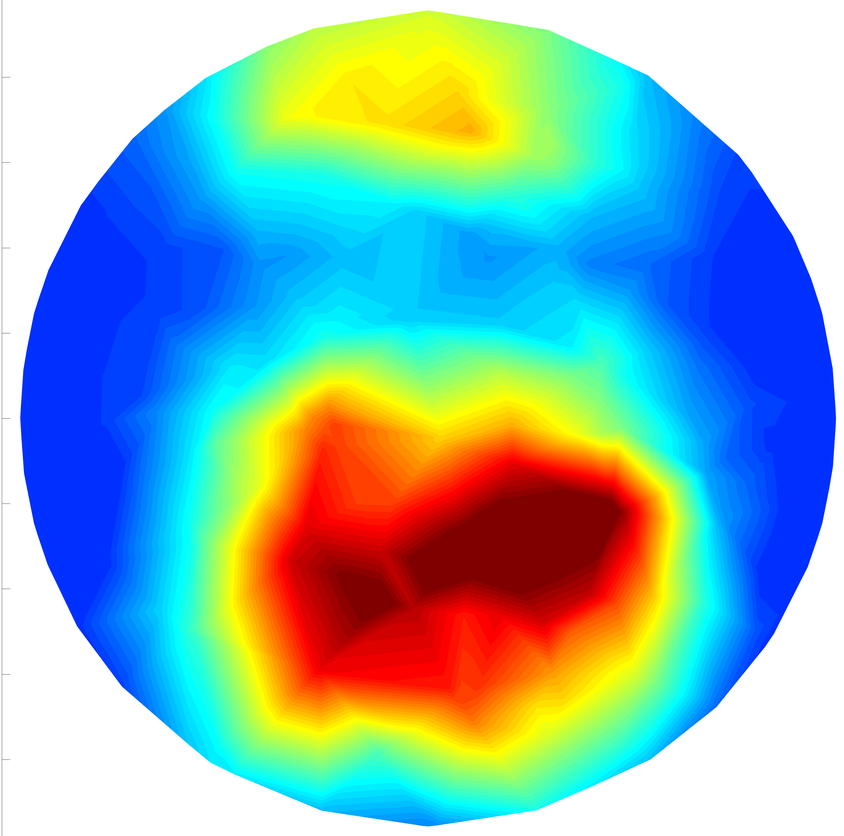
#> input picture assets/eit_images/eitcrop.png, 844 x 836 px, shrunk from 2823 x 2796 before the run, found by its file name
$ python eit_classify.py
#> lines starting #> are read from the running program, lines starting #| are printed output that depends on the picture
# Copyright (c) 2018, Faststream Technologies
# Author: Sudhanva Narayana

import numpy as np
import matplotlib.pyplot as plt
import cv2
import os

# Import to show plots in seperate Windows
from IPython import get_ipython
get_ipython().run_line_magic('matplotlib', 'qt5')

# CURR and PARENT directory constants
CURR_DIR = os.path.dirname(os.path.abspath('__file__'))
PARENT_DIR = os.path.abspath(os.path.join(CURR_DIR, os.pardir))

# Import image - converts image into a 3D numpy array
img = cv2.imread(PARENT_DIR + '\\assets\\eit_images\\eitcrop.png')
#> img is the input picture: shape (836, 844, 3); mean B, G, R 179.9, 181.2, 137.4

# Convert the colored-3D image into grayscale-2D
img_two_d = img.mean(axis=2)
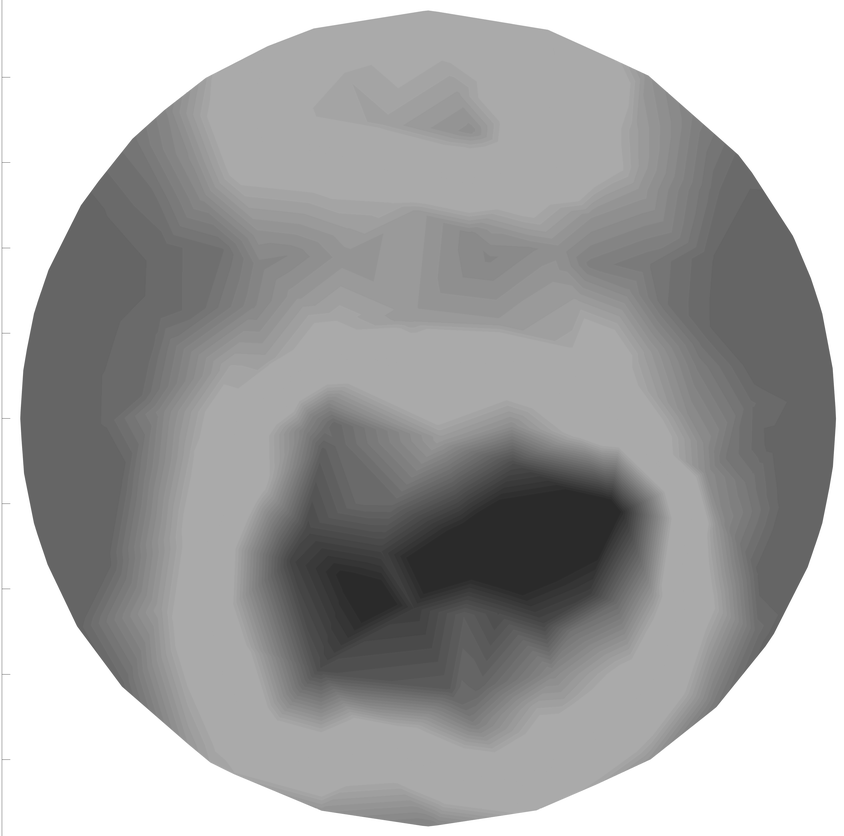
#> img_two_d: shape (836, 844) float64; min 42, max 255, mean 166.2

# Flatten 2D array to 1D array
img_one_d = img_two_d.ravel()

# Initial setup of intensity range
colors = ['brown', 'red', 'orange', 'yellow', 'green', 'blue', 'violet', 'gray']
classify_dict = {}
low = 0.0
high = 1.1
skip = 0.1

# Generate intensity range
intensity = np.arange(low, high, skip)
color_length = high / len(colors)
color_length_array = np.full((1, len(intensity) - 1), round(color_length, 2))
color_length_array = np.insert(color_length_array, 0, 0)

# Calculate cumulative sum of average range of intensity
intensity_range = np.cumsum(color_length_array)
intensity_range_strings = []

# Create a classify dict of colors mapping to their datapoints (array)
for index, color in enumerate(colors):
    # print(intensity_range[index], intensity_range[index + 1])
    intensity_range_strings.append(str(round(intensity_range[index], 2)) + ' - ' + str(round(intensity_range[index + 1], 2)))
    classify_dict[color] = np.where(np.logical_and(img_one_d >= intensity_range[index], img_one_d < intensity_range[index + 1]))[0]
#> after the loop, classify_dict = {'brown': empty array, 'red': empty array, 'orange': empty array, 'yellow': empty array, 'green': empty array, 'blue': empty array, 'violet': empty array, 'gray': empty array}; intensity_range_strings = ['0.0 - 0.14', '0.14 - 0.28', '0.28 - 0.42', '0.42 - 0.56', '0.56 - 0.7', '0.7 - 0.84', '0.84 - 0.98', '0.98 - 1.12']

# Create a count of classified dict
classify_dict_count = {}

for key, value in classify_dict.items():
    classify_dict_count[key] = len(value)
#> this loop made 8 passes
#> key on passes 1 to 8: 'brown', 'red', 'orange', 'yellow', 'green', 'blue', 'violet', 'gray'
#> after the loop, classify_dict_count = {'brown': 0, 'red': 0, 'orange': 0, 'yellow': 0, 'green': 0, 'blue': 0, 'violet': 0, 'gray': 0}

colors_tuple = tuple(classify_dict_count.keys())
#> colors_tuple = ('brown', 'red', 'orange', 'yellow', 'green', 'blue', 'violet', 'gray')
y_pos = np.arange(len(colors_tuple))
#> y_pos = [0, 1, 2, 3, 4, 5, 6, 7]
pixels = classify_dict_count.values()

# Subplot to map a bar chart and its labels
#> (the run stopped early here; a loop or call above may not have finished)

$ run again, with assets/eit_images/eit_1.jpg saved as assets/eit_images/eitcrop.png
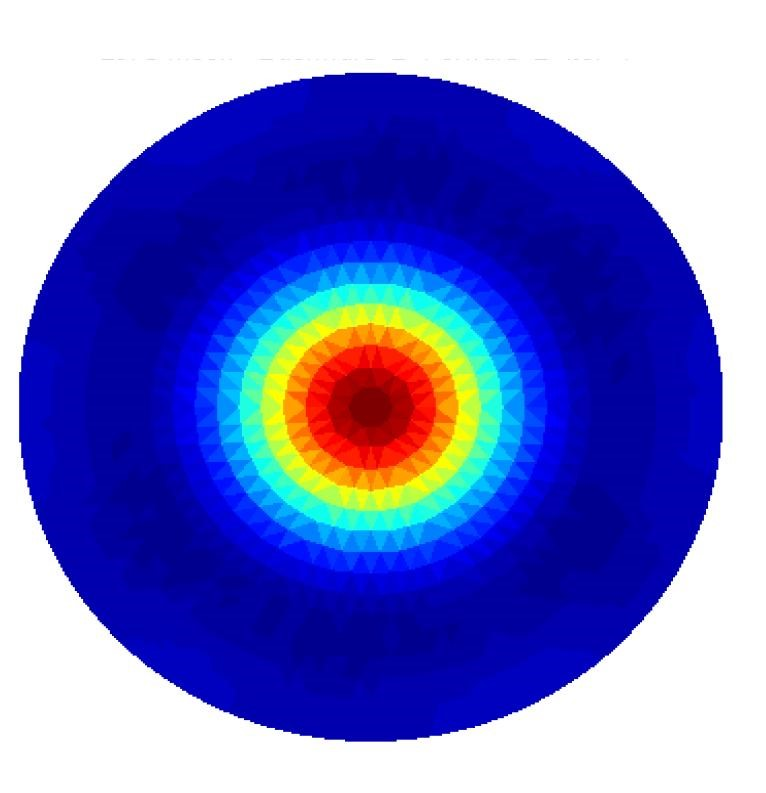
#> input picture assets/eit_images/eit_1.jpg, 766 x 793 px, found by its file name
#> img is the input picture: shape (793, 766, 3); mean B, G, R 200.5, 120.4, 114.3
#> `img_two_d = img.mean(axis=2)`:
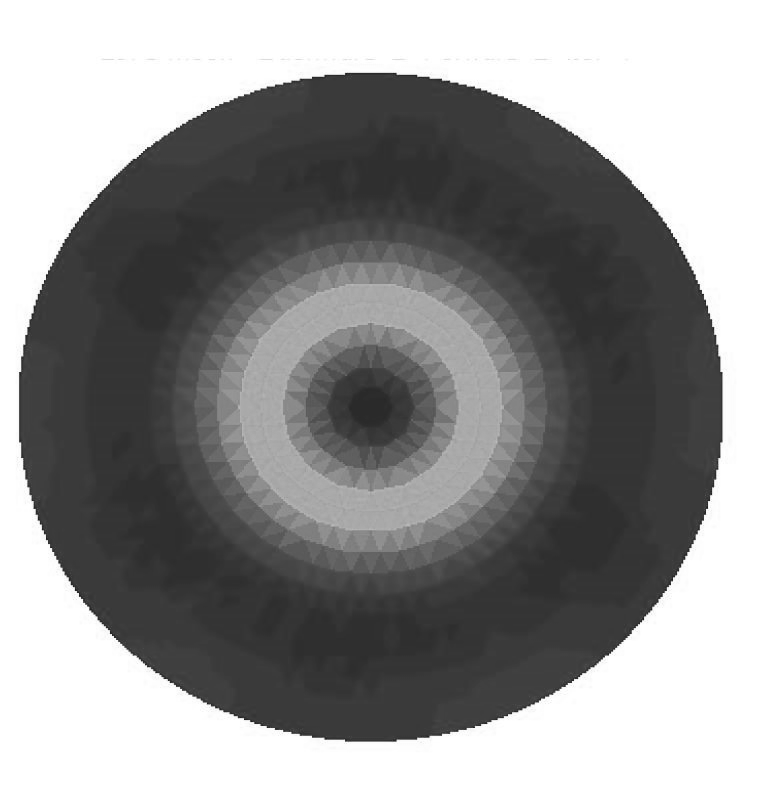
#> img_two_d: shape (793, 766) float64; min 25.67, max 255, mean 145.1
#> after the loop `for index, color in enumerate(colors):`: classify_dict = {'brown': empty array, 'red': empty array, 'orange': empty array, 'yellow': empty array, 'green': empty array, 'blue': empty array, 'violet': empty array, 'gray': empty array}; intensity_range_strings = ['0.0 - 0.14', '0.14 - 0.28', '0.28 - 0.42', '0.42 - 0.56', '0.56 - 0.7', '0.7 - 0.84', '0.84 - 0.98', '0.98 - 1.12']
#> the loop `for key, value in classify_dict.items():` made 8 passes
#> key on passes 1 to 8: 'brown', 'red', 'orange', 'yellow', 'green', 'blue', 'violet', 'gray'
#> after the loop `for key, value in classify_dict.items():`: classify_dict_count = {'brown': 0, 'red': 0, 'orange': 0, 'yellow': 0, 'green': 0, 'blue': 0, 'violet': 0, 'gray': 0}
#> colors_tuple = ('brown', 'red', 'orange', 'yellow', 'green', 'blue', 'violet', 'gray')
#> y_pos = [0, 1, 2, 3, 4, 5, 6, 7]

$ run again, with assets/eit_images/eit_2.jpg saved as assets/eit_images/eitcrop.png
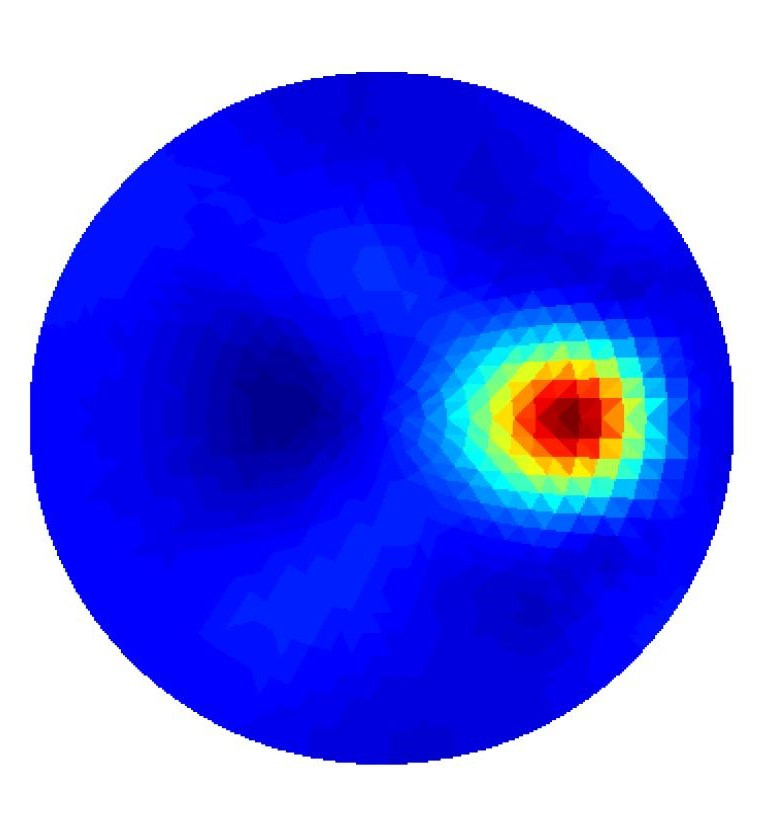
#> input picture assets/eit_images/eit_2.jpg, 772 x 825 px, found by its file name
#> img is the input picture: shape (825, 772, 3); mean B, G, R 237.6, 116.4, 108
#> `img_two_d = img.mean(axis=2)`:
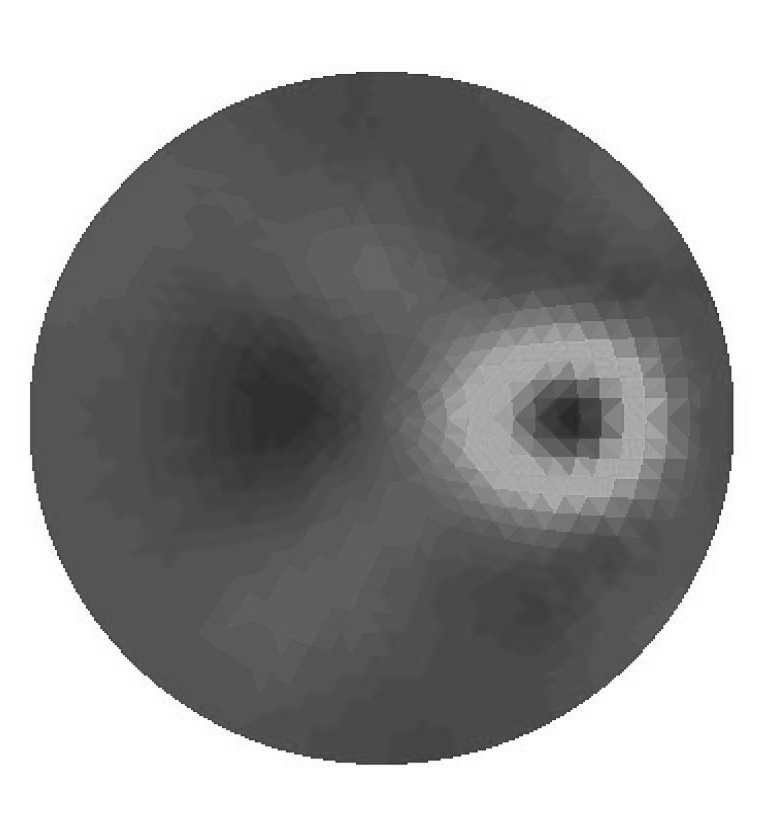
#> img_two_d: shape (825, 772) float64; min 28, max 255, mean 154
#> after the loop `for index, color in enumerate(colors):`: classify_dict = {'brown': empty array, 'red': empty array, 'orange': empty array, 'yellow': empty array, 'green': empty array, 'blue': empty array, 'violet': empty array, 'gray': empty array}; intensity_range_strings = ['0.0 - 0.14', '0.14 - 0.28', '0.28 - 0.42', '0.42 - 0.56', '0.56 - 0.7', '0.7 - 0.84', '0.84 - 0.98', '0.98 - 1.12']
#> the loop `for key, value in classify_dict.items():` made 8 passes
#> key on passes 1 to 8: 'brown', 'red', 'orange', 'yellow', 'green', 'blue', 'violet', 'gray'
#> after the loop `for key, value in classify_dict.items():`: classify_dict_count = {'brown': 0, 'red': 0, 'orange': 0, 'yellow': 0, 'green': 0, 'blue': 0, 'violet': 0, 'gray': 0}
#> colors_tuple = ('brown', 'red', 'orange', 'yellow', 'green', 'blue', 'violet', 'gray')
#> y_pos = [0, 1, 2, 3, 4, 5, 6, 7]

$ run again, with assets/eit_images/eit_3.jpg saved as assets/eit_images/eitcrop.png
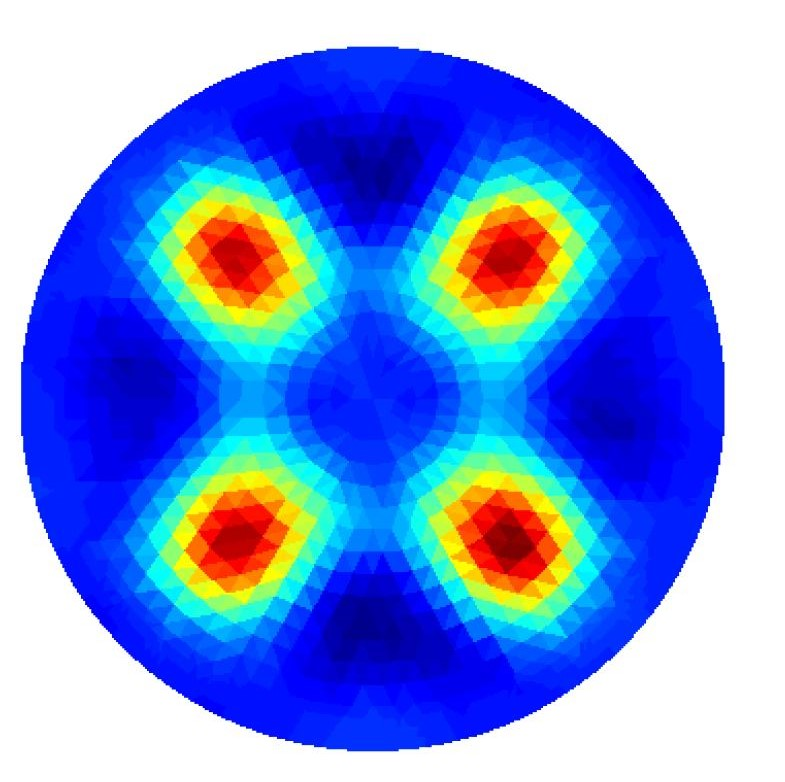
#> input picture assets/eit_images/eit_3.jpg, 785 x 782 px, found by its file name
#> img is the input picture: shape (782, 785, 3); mean B, G, R 223.8, 149.1, 118.3
#> `img_two_d = img.mean(axis=2)`:
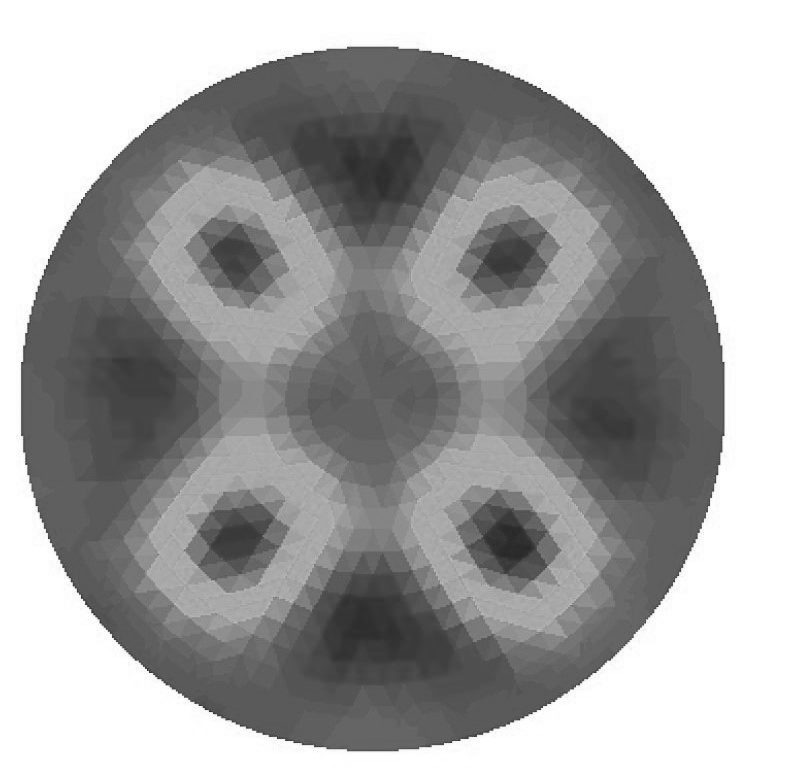
#> img_two_d: shape (782, 785) float64; min 40.33, max 255, mean 163.7
#> after the loop `for index, color in enumerate(colors):`: classify_dict = {'brown': empty array, 'red': empty array, 'orange': empty array, 'yellow': empty array, 'green': empty array, 'blue': empty array, 'violet': empty array, 'gray': empty array}; intensity_range_strings = ['0.0 - 0.14', '0.14 - 0.28', '0.28 - 0.42', '0.42 - 0.56', '0.56 - 0.7', '0.7 - 0.84', '0.84 - 0.98', '0.98 - 1.12']
#> the loop `for key, value in classify_dict.items():` made 8 passes
#> key on passes 1 to 8: 'brown', 'red', 'orange', 'yellow', 'green', 'blue', 'violet', 'gray'
#> after the loop `for key, value in classify_dict.items():`: classify_dict_count = {'brown': 0, 'red': 0, 'orange': 0, 'yellow': 0, 'green': 0, 'blue': 0, 'violet': 0, 'gray': 0}
#> colors_tuple = ('brown', 'red', 'orange', 'yellow', 'green', 'blue', 'violet', 'gray')
#> y_pos = [0, 1, 2, 3, 4, 5, 6, 7]
